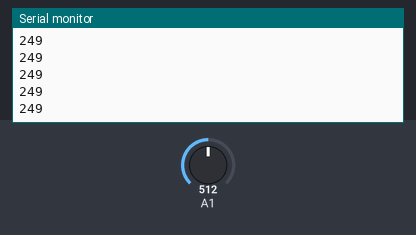
A sketch run on a simulated Arduino Uno, built with avr-gcc and run on an emulated ATmega328P. Shown: the last lines printed to the serial monitor. The inputs (shaded band) are chosen by the test bench; at power-on: A1 = 512.

Above: at 1.2 s.
1.3 s: A1 set to 716
At 1.68 s:
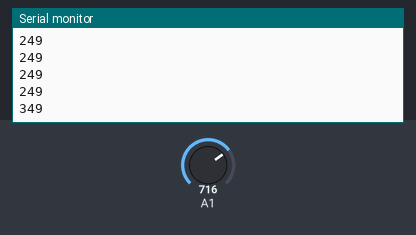
2.8 s: A1 set to 900
At 2.93 s:
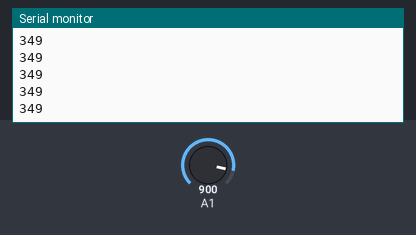
Timing chart, 0 to 5.8 s (numbered marks = the images above; inputs shaded):
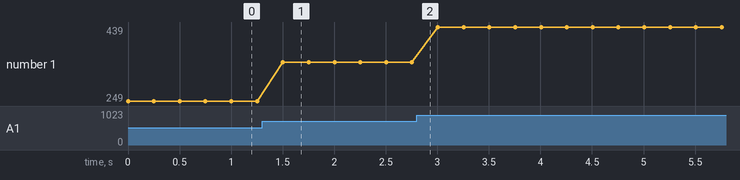

The sketch:

temperature_sensor.ino
```cpp
void setup() {
  // put your setup code here, to run once:
    Serial.begin(9600);


}

void loop() {
  // put your main code here, to run repeatedly:

  int temp=analogRead(A1);
  int temp1=(temp*4.88)/10;
  Serial.println(temp1);
  delay(250);


}
```

Measured:
- after the input at 1.3 s, the serial monitor: prints a new line after 0.20 s (image 1)
- plotted number 1: 249 → 349 after the input at 1.3 s, 349 → 439 after the input at 2.8 s
